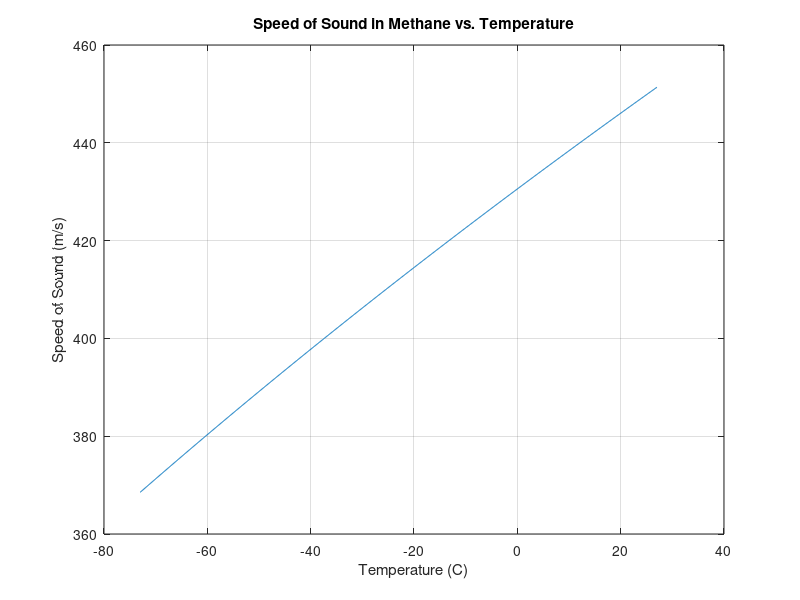

MATLAB code for this plot:
% Constants
gamma = 1.31;
R = 8.3145;
M = 16.04e-3;

% Temperature range (0C to 100C, in Kelvin)
T = linspace(200, 300, 1000);

% Compute speed of sound
v = sqrt(gamma .* R .* T ./ M);

% Plot
figure;
plot(T - 273, v);
xlabel('Temperature (C)');
ylabel('Speed of Sound (m/s)');
title('Speed of Sound in Methane vs. Temperature');
grid on;